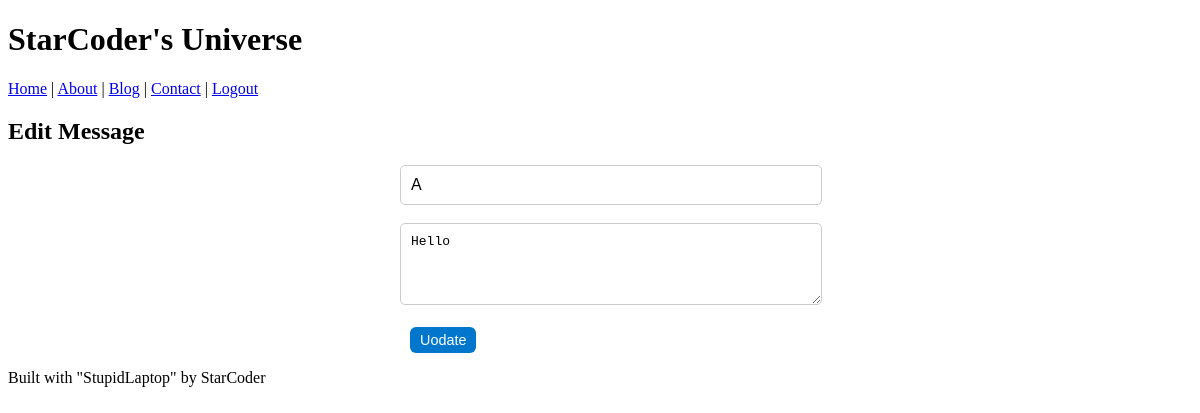
/edit/1 (signed in), run on an earlier commit of the app's database.
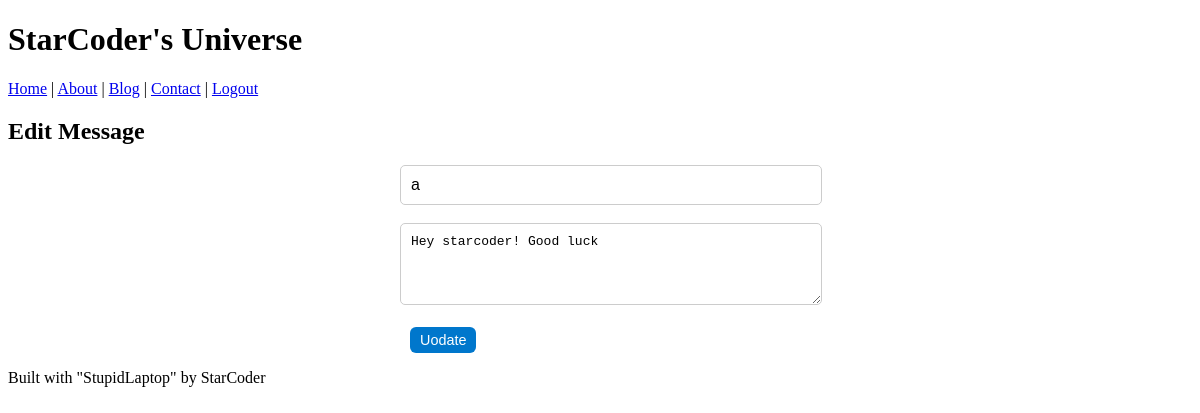
And on a later commit of the database.
### tables this page shows
CREATE TABLE messages (
            id INTEGER PRIMARY KEY AUTOINCREMENT, 
            name TEXT NOT NULL,
            message TEXT NOT NULL
            );

### app.py (the view, shortened to what this page needs)
@app.route("/edit/<int:message_id>", methods=["GET", "POST"])
def edit(message_id):
    if not session.get("logged_in"):
        flash("Unauthorized access!", "error")
        return redirect(url_for("login"))
    message = get_message_by_id(message_id)
    if not message:
        flash("Message not found!", "error")
        return redirect(url_for("contact"))
    return render_template("edit.html", message_id=message_id, name=message[0], message=message[1])

### db.py (called while the page is built)
def get_message_by_id(message_id):
    conn = sqlite3.connect(DB_NAME)
    c = conn.cursor()
    c.execute("SELECT name, message FROM messages WHERE id = ?", (message_id,))
    result = c.fetchone()
    conn.close()
    return result

### templates/edit.html (shortened to what this page needs)
{% extends "layout.html" %}
{% block content %}
  <h2>Edit Message</h2>
  <form method="POST" action="{{ url_for('edit', message_id=message_id) }}" style="max-width: 400px; margin: auto;">
    <input type="text" name="name" value="{{ name }}" required><br><br>
    <textarea name="message" rows="4" required>{{ message }}</textarea><br><br>
    <button type="submit">Uodate</button>
  </form>
{% endblock %}

What changed in the data, as far as the page shows it:
changed messages: message "Hello" → "Hey starcoder! Good luck"
Also different on the page:
form field name: "A" → "a"
